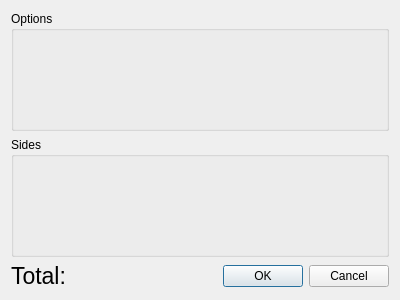
<?xml version="1.0" encoding="UTF-8"?>
<ui version="4.0">
 <class>Review</class>
 <widget class="QDialog" name="Review">
  <property name="geometry">
   <rect>
    <x>0</x>
    <y>0</y>
    <width>400</width>
    <height>300</height>
   </rect>
  </property>
  <property name="windowTitle">
   <string>Dialog</string>
  </property>
  <layout class="QGridLayout" name="gridLayout">
   <item row="0" column="0">
    <widget class="QGroupBox" name="groupBox_options">
     <property name="title">
      <string>Options</string>
     </property>
    </widget>
   </item>
   <item row="2" column="0">
    <layout class="QHBoxLayout" name="horizontalLayout">
     <item>
      <widget class="QLabel" name="label_cost">
       <property name="font">
        <font>
         <pointsize>17</pointsize>
        </font>
       </property>
       <property name="text">
        <string>Total:  </string>
       </property>
      </widget>
     </item>
     <item>
      <widget class="QDialogButtonBox" name="buttonBox">
       <property name="orientation">
        <enum>Qt::Horizontal</enum>
       </property>
       <property name="standardButtons">
        <set>QDialogButtonBox::Cancel|QDialogButtonBox::Ok</set>
       </property>
      </widget>
     </item>
    </layout>
   </item>
   <item row="1" column="0">
    <widget class="QGroupBox" name="groupBox_sides">
     <property name="title">
      <string>Sides</string>
     </property>
    </widget>
   </item>
  </layout>
 </widget>
 <resources/>
 <connections>
  <connection>
   <sender>buttonBox</sender>
   <signal>accepted()</signal>
   <receiver>Review</receiver>
   <slot>accept()</slot>
   <hints>
    <hint type="sourcelabel">
     <x>248</x>
     <y>254</y>
    </hint>
    <hint type="destinationlabel">
     <x>157</x>
     <y>274</y>
    </hint>
   </hints>
  </connection>
  <connection>
   <sender>buttonBox</sender>
   <signal>rejected()</signal>
   <receiver>Review</receiver>
   <slot>reject()</slot>
   <hints>
    <hint type="sourcelabel">
     <x>316</x>
     <y>260</y>
    </hint>
    <hint type="destinationlabel">
     <x>286</x>
     <y>274</y>
    </hint>
   </hints>
  </connection>
 </connections>
</ui>
